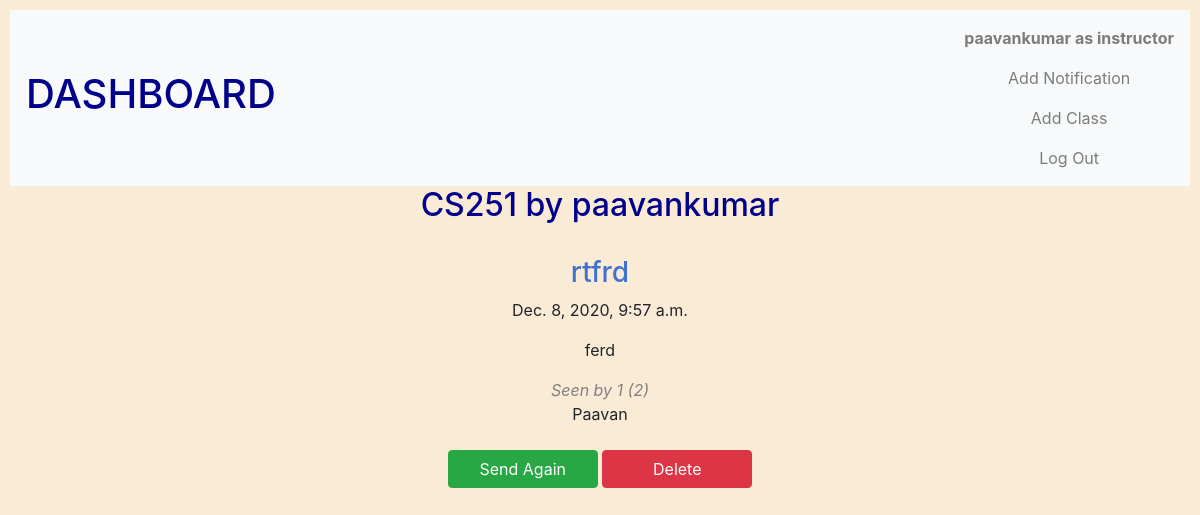
/49/notification_view (signed in), run on an earlier commit of the app's database.
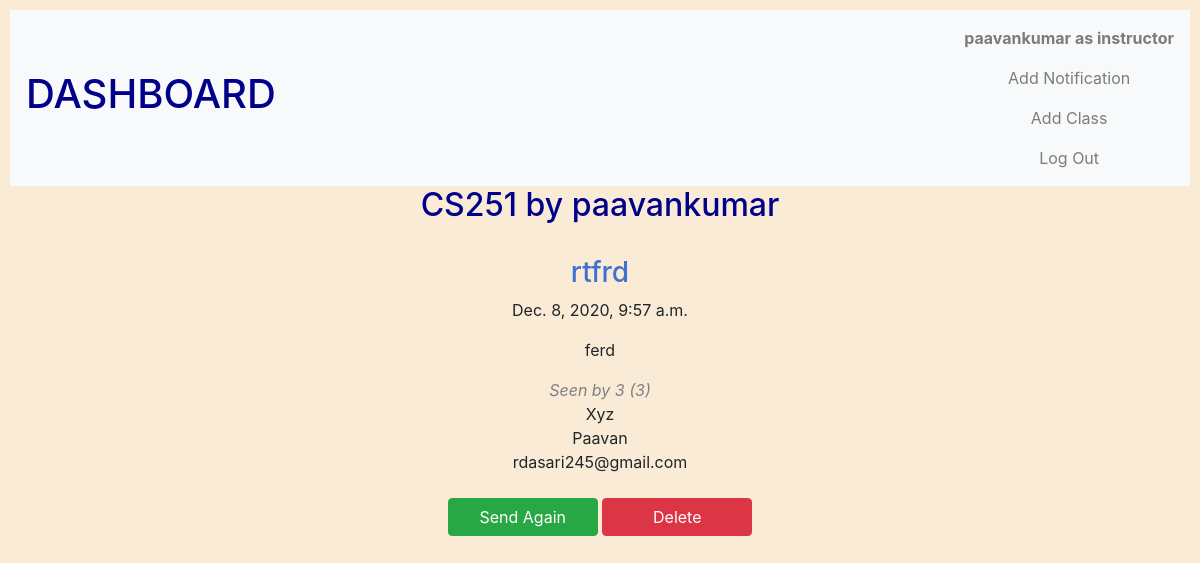
And on a later commit of the database.
### Dashboard/models.py (models this page shows)
class User(AbstractUser):
    role = models.CharField(max_length=255, default="NONE")
    token = models.CharField(max_length=255, null=True)

### Dashboard/views.py (the view, shortened to what this page needs)
# urls.py: path("<int:id>/notification_view", views.notification_view, name="notification_view"),
def notification_view(request, id):
    user = request.user
    try:
        notif = Notification.objects.get(pk=id)
        id1 = notif.class_group.id
        if user.role == "instructor":
            cl = user.teach_classes.get(pk=id1)
        else:
            cl = user.assist_classes.get(pk=id1)
    except:
        raise Http404
    if request.method == "GET":
        if notif.reciepent == "student":
            total = cl.students.all().count()
        else:
            total = cl.teaching_assistant.all().count()
        seen = notif.seen.all()
        seen_count = seen.count()
        return render (request, 'Dashboard/notification_view.html', {"notif": notif, "total":total,
             "seen_count":seen_count, "seen": seen})

### Dashboard/models.py (called while the page is built)
    def __str__(self):
        return f"{self.name} by {self.instructor}"

### Dashboard/templates/Dashboard/notification_view.html (shortened to what this page needs)
{% extends "Dashboard/layout.html" %}
{% load static %}
{% block body %}
{% if user.is_authenticated %}
    <h2>{{ notif.class_group }}</h2>
    <br>
    <h3 style="color: rgb(64, 113, 206)">{{ notif.topic }}</h3>
    <p>{{ notif.timestamp }}</p>
    <p>{{ notif.body }}</p>
    <i style="color: grey;">Seen by {{ seen_count }} ({{ total }})</i>
    <br>
    {% for s in seen %}
        {{ s.username }}
        <br>
    {% endfor %}
    {% if user.role == "instructor" %}
    <form action="{% url 'notification_view' notif.id %}" method="POST">
        <br>
        <button type = "submit" class="btn btn-success btn-md center-block" name="button" Style="width: 150px;" value="send">Send Again</button>
        <button type = "submit" class="btn btn-danger btn-md center-block" name="button" Style="width: 150px;" value="delete">Delete</button>
    </form>
    {% endif %}
{% else %}
    <h3>Login to access functionalities.</h3>
{% endif %}
{% endblock %}

What changed in the data, as far as the page shows it:
now on this page (row edited): User: username "Xyz"
added User: username "rdasari245@gmail.com"
Also different on the page:
{{ seen_count }}: "1" → "3"
{{ total }}: "2" → "3"
